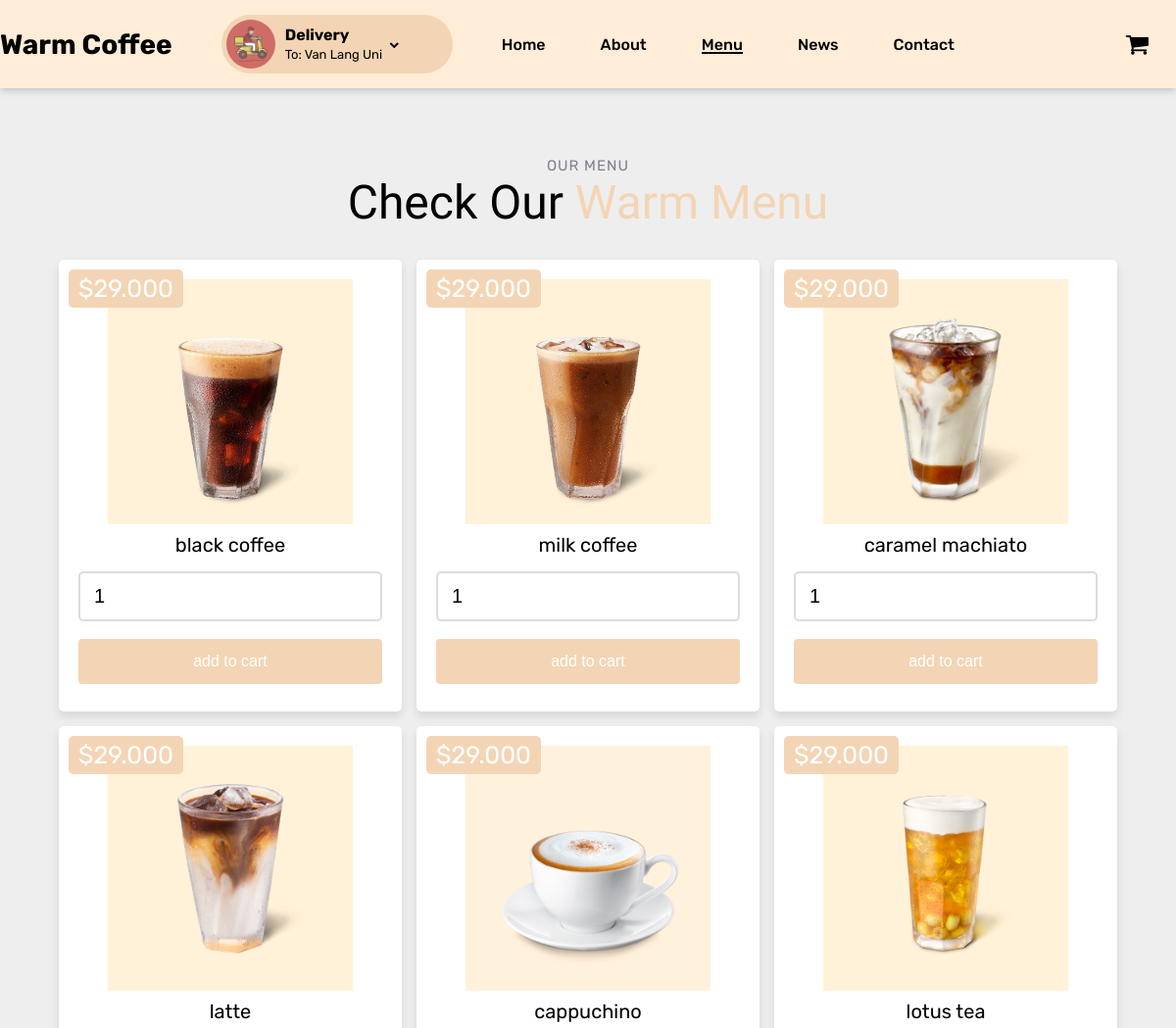
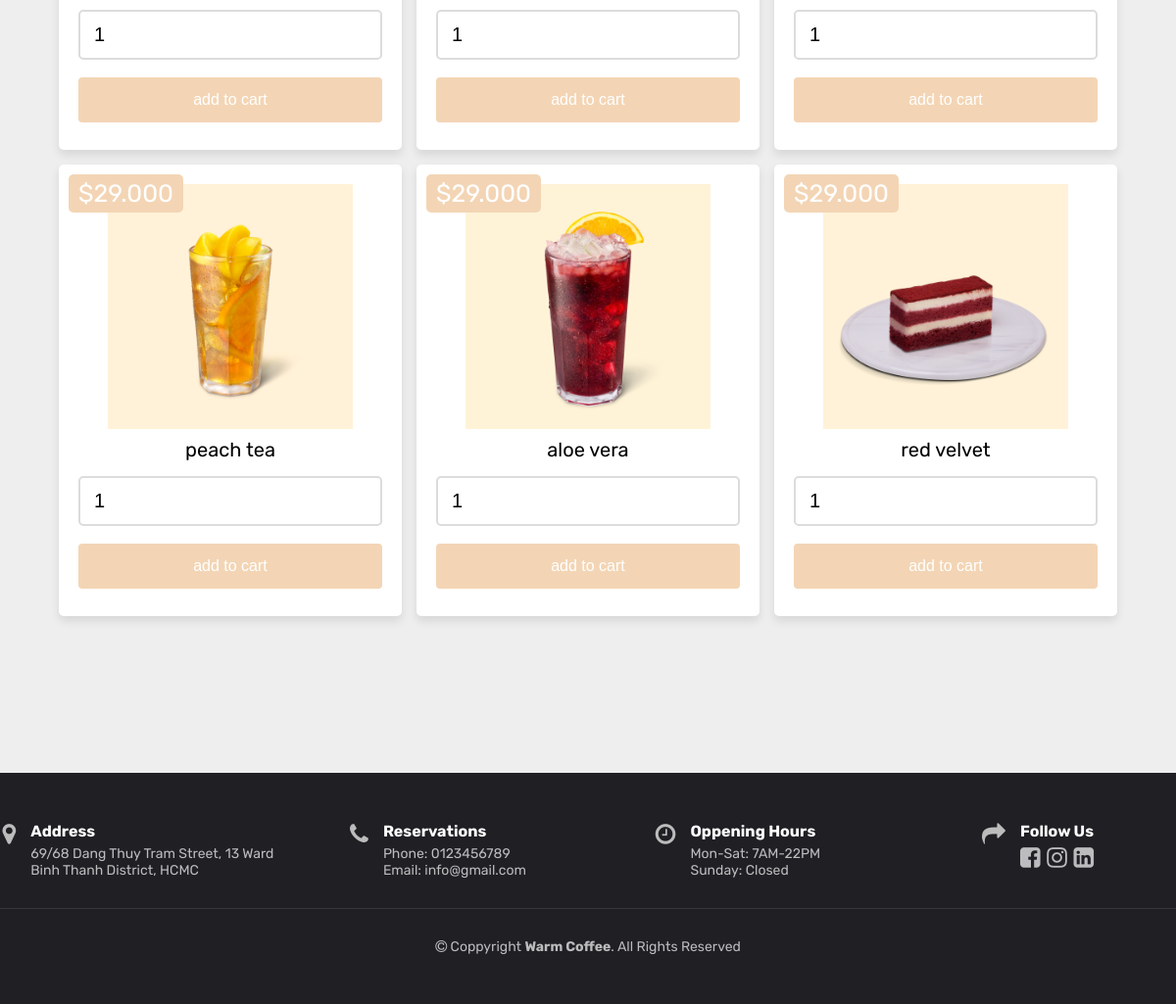
Page /menu.php on the committed database (2 pictures, top to bottom).
### tables this page shows
CREATE TABLE `product` (
  `id` int(100) NOT NULL,
  `name` varchar(100) NOT NULL,
  `price` varchar(100) NOT NULL,
  `image` varchar(100) NOT NULL
);

### main/menu.php (the view, shortened to what this page needs)
<section class="cover">
            <div class="container">
                <div class="section-header">
                    <h2>Our menu</h2>
                    <p>
                        Check Our
                        <span>Warm Menu</span>
                    </p>
                </div>
                <div class="products">
                    <div class="box-container">
                        <?php
                        $select_product = mysqli_query($conn, "SELECT * FROM `product`") or die('query failed');
                        if (mysqli_num_rows($select_product) > 0) {
                            while ($fetch_product = mysqli_fetch_assoc($select_product)) {
                        ?>
                        <form method="post" class="box" action="">
                            <img src="assets/img/<?php echo $fetch_product['image']; ?>" alt="">
                            <div class="name"><?php echo $fetch_product['name']; ?></div>
                            <div class="price">$<?php echo $fetch_product['price']; ?></div>
                            <input type="number" min="1" name="product_quantity" value="1">
                            <input type="submit" value="add to cart" name="add_to_cart" class="btn">
                        </form>
                        <?php
                            };
                        };
                        ?>
                    </div>
                </div>
            </div>
        </section>

### menu.php (shortened to what this page needs)
<?php
include 'config/config.php';
?>
<!DOCTYPE html>
<html lang="en">
<head>
    <link rel="stylesheet" href="https://cdnjs.cloudflare.com/ajax/libs/font-awesome/4.7.0/css/font-awesome.min.css" />
    <link rel="stylesheet" href="assets/css/style.css" />
</head>
<body>
    <header id="header" class="header">
        <div class="container-header">
            <a href="index.php" class="logo_link">
                <h1>Warm Coffee</h1>
            </a>
            <div class="delivery">
                <img class="delivery-img" src="assets/img/delivery.jpg" alt="" />
                <div class="delivery-info">
                    <h3>Delivery</h3>
                    <span>To: Van Lang Uni</span>
                </div>
                <i class="fa fa-chevron-down arrow"></i>
            </div>
            <nav id="navbar" class="navbar">
                <ul>
                    <li><a class="link" href="index.php">Home</a></li>
                    <li><a class="link" href="about.php">About</a></li>
                    <li><a class="link acc" href="menu.php">Menu</a></li>
                    <li><a class="link" href="news.php">News</a></li>
                    <li><a class="link" href="contact.php">Contact</a></li>
                </ul>
            </nav>
            <div class="account">
                <li class="nav-item"><a class="nav-link active" href="mycart.php"><i class="fa fa-shopping-cart" style="font-size: 25px;"></i></a></li>
            </div>
        </div>
    </header>
    <main>
        <?php
            include("main/menu.php");
         ?>
    </main>
    <?php
            include("main/footer.php");
    ?>
</body>
</html>

### main/footer.php (shortened to what this page needs)
<footer class="footer">
        <div class="footer-container">
            <div class="row">
                <div class="col">
                    <i class="fa fa-map-marker icon" aria-hidden="true"></i>
                    <div>
                        <h4>Address</h4>
                        <p>
                            69/68 Dang Thuy Tram Street, 13 Ward
                            <br />
                            Binh Thanh District, HCMC
                        </p>
                    </div>
                </div>
                <div class="col">
                    <i class="fa fa-phone icon" aria-hidden="true"></i>
                    <div>
                        <h4>Reservations</h4>
                        <p>
                            Phone: 0123456789
                            <br />
                            Email: info@gmail.com
                        </p>
                    </div>
                </div>
                <div class="col">
                    <i class="fa fa-clock-o icon" aria-hidden="true"></i>
                    <div>
                        <h4>Oppening Hours</h4>
                        <p>
                            Mon-Sat: 7AM-22PM
                            <br />
                            Sunday: Closed
                        </p>
                    </div>
                </div>
                <div class="col">
                    <i class="fa fa-share icon" aria-hidden="true"></i>
                    <div>
                        <h4>Follow Us</h4>
                        <div class="link-share">
                            <a href=""><i class="fa fa-facebook-square share" aria-hidden="true"></i></a>
                            <a href=""><i class="fa fa-instagram share" aria-hidden="true"></i></a>
                            <a href=""><i class="fa fa-linkedin-square share" aria-hidden="true"></i></a>
                        </div>
                    </div>
                </div>
            </div>
        </div>
        <div class="footer-container">
            <div class="copyright">
                <div class="copyright-text">
                    <i class="fa fa-copyright" aria-hidden="true"></i>
                    Coppyright <strong>Warm Coffee</strong>. All Rights Reserved
                </div>
            </div>
        </div>
    </footer>

### assets/css/style.css (style rules this page uses)
:root { --font-primary: "Rubik", sans-serif; --font-secondary: "Amatic SC", cursive; }
:root { --color-default: #eeeeee; --color-primary: #ffedd8; --color-secondary: #f3d5b5; }
* { margin: 0; padding: 0; box-sizing: border-box; }
body { font-family: var(--font-primary); }
.cover { padding: 160px 0; background-color: var(--color-default); }
.container { width: 100%; max-width: 1350px; margin: 0 auto; }
.section-header { text-align: center; padding-bottom: 30px; }
.section-header h2 { font-size: 15px; letter-spacing: 1px; font-weight: 400; margin: 0; padding: 0; color: #7f7f90; text-transform: uppercase; }
.section-header p { margin: 0; font-size: 48px; font-weight: 400; font-family: var(--font-secondary); }
.section-header p span { color: var(--color-secondary); margin: 0; font-size: 48px; font-weight: 400; }
a { text-decoration: none; color: #000; font-weight: 500; }
.header { background: var(--color-primary); height: 90px; position: fixed; top: 0; left: 0; width: 100%; z-index: 999; box-shadow: 0 2px 8px rgba(0, 0, 0, 0.2); }
.container-header { display: flex; width: 100%; max-width: 1350px; align-items: center; height: 90px; margin: 0 auto; }
.logo_link { margin-right: 50px; }
.logo_link h1 { font-size: 28px; font-weight: 700; color: #000; margin: 0; }
.delivery { display: flex; align-items: center; width: 236px; height: 40px; margin-right: 22px; border-radius: 100px; cursor: pointer; background-color: var(--color-secondary); padding: 30px 0px 30px 5px; }
.delivery-img { width: 100%; width: 50px; height: 50px; border-radius: 50%; vertical-align: middle; }
.delivery-info { padding-left: 10px; margin-right: 7px; }
.delivery-info h3 { font-size: medium; }
.delivery-info span { font-size: 13px; }
.delivery .arrow { font-size: 10px; }
.navbar { display: flex; }
.navbar ul { display: flex; align-items: center; }
.navbar ul li { padding: 10px 28px; list-style: none; }
.navbar ul .link { position: relative; }
.link::after { content: ""; position: absolute; left: 0; bottom: 0; width: 100%; height: 2px; background: #000; transform: scaleX(0); transform-origin: left; transition: transform 250ms ease-in; }
li > .acc::after { content: ""; position: absolute; left: 0; bottom: 0; width: 100%; height: 2px; background: #000; transform: scale(1); }
.account { margin-left: auto; align-items: center; display: flex; }
.nav-item { padding: 10px 28px; list-style: none; }
.price { display: flex; align-items: center; justify-content: space-between; }
input[type="submit"] { width: 100%; background-color: #f3d5b5; color: white; padding: 14px 20px; margin: 8px 0; border: none; border-radius: 4px; cursor: pointer; font-size: medium; }
.footer { font-size: 14px; background-color: #1f1f24; padding: 50px 0; color: rgba(255, 255, 255, 0.7); }
.footer-container { width: 100%; max-width: 1350px; margin: 0 auto; }
.row { display: flex; margin-top: -16px; margin-left: -12px; margin-right: -12px; }
.col { width: 25%; display: flex; max-width: 100%; padding-left: 12px; padding-right: 12px; margin-top: 16px; margin-bottom: 30px; justify-content: center; }
.footer .icon { margin-right: 15px; font-size: 24px; }
.footer h4 { font-size: 16px; font-weight: bold; position: relative; padding-bottom: 5px; color: #fff; }
.link-share { display: flex; justify-content: space-between; }
.share { font-size: 24px; color: #bcbcbe; }
.copyright { text-align: center; padding-top: 30px; border-top: 1px solid rgba(255, 255, 255, 0.1); }
.products .box-container { display: flex; flex-wrap: wrap; gap: 15px; justify-content: center; }
.products .box-container .box { text-align: center; border-radius: 5px; box-shadow: 0 5px 10px rgba(0, 0, 0, 0.1); position: relative; padding: 20px; background-color: white; width: 350px; }
.products .box-container .box img { height: 250px; }
.products .box-container .box .name { font-size: 20px; color: black; padding: 5px 0; }
.products .box-container .box .price { position: absolute; top: 10px; left: 10px; padding: 5px 10px; border-radius: 5px; background-color: var(--color-secondary); color: white; font-size: 25px; }
.products .box-container .box input[type="number"] { margin: 10px 0; width: 100%; border: 2px solid gainsboro; border-radius: 5px; font-size: 20px; color: black; padding: 12px 14px; }

### menu.php (style rules this page uses)
li>.acc::after { content: ""; position: absolute; left: 0; bottom: 0; width: 100%; height: 2px; background: #000; transform: scale(1); }

### rows in the picture
product: image (picture), name "black coffee", price "29.000"
product: image (picture), name "milk coffee", price "29.000"
product: image (picture), name "caramel machiato", price "29.000"
product: image (picture), name "latte", price "29.000"
product: image (picture), name "cappuchino", price "29.000"
product: image (picture), name "lotus tea", price "29.000"
product: image (picture), name "peach tea", price "29.000"
product: image (picture), name "aloe vera", price "29.000"
product: image (picture), name "red velvet", price "29.000"
